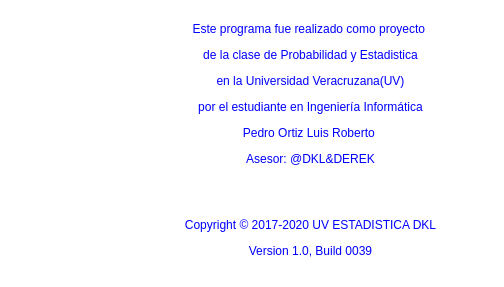
<?xml version="1.0" encoding="UTF-8"?>
<ui version="4.0">
 <class>Form</class>
 <widget class="QWidget" name="Form">
  <property name="geometry">
   <rect>
    <x>0</x>
    <y>0</y>
    <width>504</width>
    <height>287</height>
   </rect>
  </property>
  <property name="windowTitle">
   <string>Acerca de</string>
  </property>
  <property name="styleSheet">
   <string notr="true">background-color: rgb(0, 170, 127);
background-color: rgb(255, 255, 255);</string>
  </property>
  <widget class="QLabel" name="label_2">
   <property name="geometry">
    <rect>
     <x>120</x>
     <y>30</y>
     <width>131</width>
     <height>191</height>
    </rect>
   </property>
   <property name="text">
    <string/>
   </property>
  </widget>
  <widget class="QLabel" name="label">
   <property name="geometry">
    <rect>
     <x>10</x>
     <y>10</y>
     <width>111</width>
     <height>91</height>
    </rect>
   </property>
   <property name="styleSheet">
    <string notr="true">border-image: url(:/about/logo_uv.jpg);</string>
   </property>
   <property name="text">
    <string/>
   </property>
  </widget>
  <widget class="QLabel" name="label_3">
   <property name="geometry">
    <rect>
     <x>130</x>
     <y>0</y>
     <width>361</width>
     <height>281</height>
    </rect>
   </property>
   <property name="styleSheet">
    <string notr="true"/>
   </property>
   <property name="text">
    <string>&lt;html&gt;&lt;head/&gt;&lt;body&gt;&lt;p align=&quot;center&quot;&gt;&lt;span style=&quot; color:#0000ff;&quot;&gt;Este programa fue realizado como proyecto &lt;/span&gt;&lt;/p&gt;&lt;p align=&quot;center&quot;&gt;&lt;span style=&quot; color:#0000ff;&quot;&gt;de la clase de Probabilidad y Estadistica&lt;/span&gt;&lt;/p&gt;&lt;p align=&quot;center&quot;&gt;&lt;span style=&quot; color:#0000ff;&quot;&gt;en la Universidad Veracruzana(UV)&lt;/span&gt;&lt;/p&gt;&lt;p align=&quot;center&quot;&gt;&lt;span style=&quot; color:#0000ff;&quot;&gt;por el estudiante en Ingeniería Informática&lt;/span&gt;&lt;/p&gt;&lt;p align=&quot;center&quot;&gt;&lt;span style=&quot; color:#0000ff;&quot;&gt;Pedro Ortiz Luis Roberto &lt;/span&gt;&lt;/p&gt;&lt;p align=&quot;center&quot;&gt;&lt;span style=&quot; color:#0000ff;&quot;&gt;Asesor: @DKL&amp;amp;DEREK&lt;/span&gt;&lt;/p&gt;&lt;p align=&quot;center&quot;&gt;&lt;br/&gt;&lt;/p&gt;&lt;p align=&quot;center&quot;&gt;&lt;span style=&quot; font-size:9pt; color:#0000ff;&quot;&gt;Copyright © 2017-2020 UV ESTADISTICA DKL&lt;/span&gt;&lt;/p&gt;&lt;p align=&quot;center&quot;&gt;&lt;span style=&quot; font-size:9pt; color:#0000ff;&quot;&gt;Version 1.0, Build 0039&lt;/span&gt;&lt;/p&gt;&lt;/body&gt;&lt;/html&gt;</string>
   </property>
  </widget>
 </widget>
 <resources>
  <include location="about.qrc"/>
 </resources>
 <connections/>
</ui>
